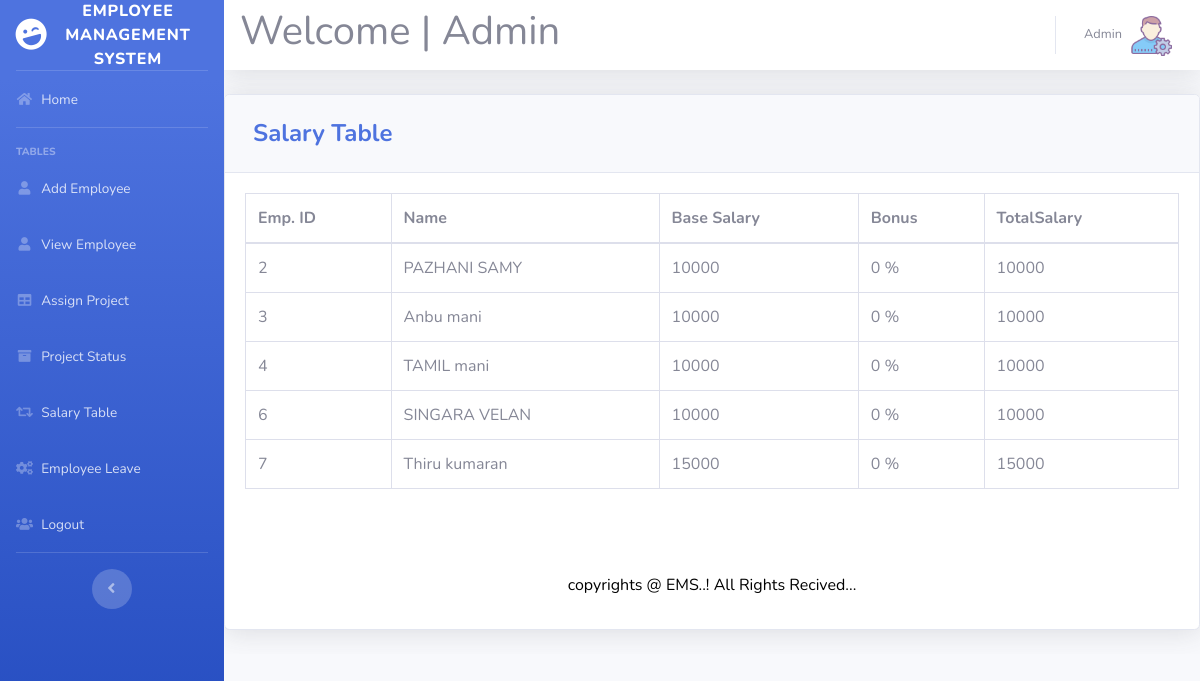
The app's page /salaryemp.php with its own data.
### tables this page shows
CREATE TABLE `salary` (
  `id` int(11) NOT NULL,
  `base` int(11) NOT NULL,
  `bonus` int(11) DEFAULT NULL,
  `total` int(11) DEFAULT NULL
);

CREATE TABLE `employee` (
  `id` int(11) NOT NULL,
  `firstName` varchar(100) NOT NULL,
  `lastName` varchar(100) NOT NULL,
  `email` varchar(100) NOT NULL,
  `password` text NOT NULL,
  `birthday` date NOT NULL,
  `gender` varchar(10) NOT NULL,
  `contact` varchar(20) NOT NULL,
  `nid` int(20) NOT NULL,
  `address` varchar(100) DEFAULT NULL,
  `dept` varchar(100) NOT NULL,
  `degree` varchar(100) NOT NULL,
  `pic` text NOT NULL
);

### salaryemp.php (the view)
<?php
include 'sidebar.php';
?><?php
require_once ('process/dbh.php');
$sql = "SELECT employee.id,employee.firstName,employee.lastName,salary.base,salary.bonus,salary.total from employee,`salary` where employee.id=salary.id";
$result = mysqli_query($conn, $sql);
?>
			 <div class="card shadow mb-4">
            <div class="card-header py-3">
              <h4 class="m-2 font-weight-bold text-primary">Salary Table&nbsp;</h4>
            </div>
            <div class="card-body">
              <div class="table-responsive">
                <table class="table table-bordered" id="dataTable" width="100%" cellspacing="0">
                  <thead>
                      <tr>
				<th align = "center">Emp. ID</th>
				<th align = "center">Name</th>
				<th align = "center">Base Salary</th>
				<th align = "center">Bonus</th>
				<th align = "center">TotalSalary</th>
			</tr>
                  </thead>
			<tbody>
			<?php
				while ($employee = mysqli_fetch_assoc($result)) {
					echo "<tr>";
					echo "<td>".$employee['id']."</td>";
					echo "<td>".$employee['firstName']." ".$employee['lastName']."</td>";
					echo "<td>".$employee['base']."</td>";
					echo "<td>".$employee['bonus']." %</td>";
					echo "<td>".$employee['total']."</td>";
				}
			?>
			</tbody>
			</table>
			<br><br><center>
	<div>
		<h1><font color="black" size="3">
			copyrights @ EMS..! All Rights Recived...
			</font>
		</h1></div></center>
	</div>

### records on screen
salary: id "2", id.firstName "PAZHANI", id.lastName "SAMY", base "10000", bonus "0", total "10000"
salary: id "3", id.firstName "Anbu", id.lastName "mani", base "10000", bonus "0", total "10000"
salary: id "4", id.firstName "TAMIL", id.lastName "mani", base "10000", bonus "0", total "10000"
salary: id "6", id.firstName "SINGARA", id.lastName "VELAN", base "10000", bonus "0", total "10000"
salary: id "7", id.firstName "Thiru", id.lastName "kumaran", base "15000", bonus "0", total "15000"
